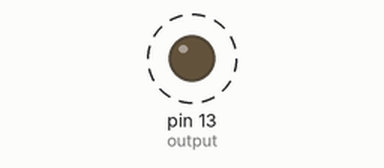
Simulated run of this sketch. Board: Arduino Uno, built with avr-gcc and run on an emulated ATmega328P. On the bench: output pins drawn as LEDs (lit = HIGH). Dashed ring = blinking. What the sketch prints to the serial monitor is not drawn.

Above: at 0.5 s.
Timing chart, 0 to 4.6 s (numbered marks = the images above):
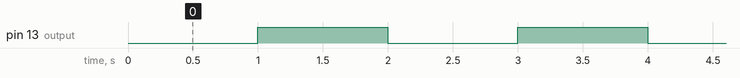

The sketch:

heartbeat.ino
```cpp
/* heartbeat
 *
 * output
 *
 */
int sec = 0;
void setup() {
  Serial.begin(9600);
  pinMode(13,OUTPUT); //output
}

void loop() {
  delay (1000);
  digitalWrite(13, HIGH);
  Serial.print(sec);
  Serial.println(" seconds have gone by");
  sec++;
  delay (1000);
  digitalWrite(13, LOW);
  Serial.println(millis());

}
```

Measured:
- by itself, pin 13 (output): alternates HIGH for 1.0 s and LOW for 1.0 s
